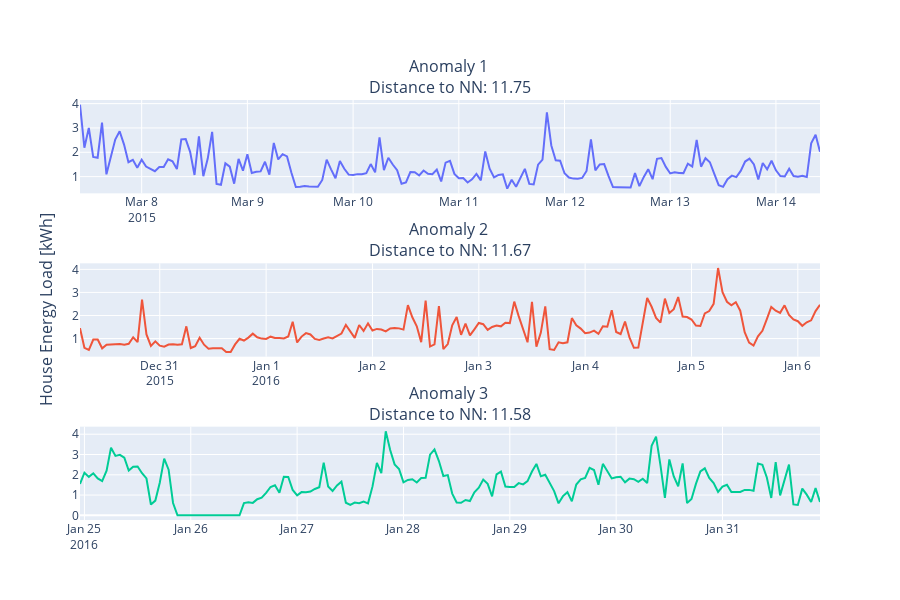

Write notebook code for a chart like this one.
### Code cell
names = []
for i in discord_indexes:
    idx = i[0][0]
    dist = round(load_mp[:, 0][idx], 2)
    names.append(dist)

fig = make_subplots(rows=3, cols=1,
                    subplot_titles=[f"Anomaly 1 <br>Distance to NN: {names[0]}", f"Anomaly 2 <br>Distance to NN: {names[1]}",
                                    f"Anomaly 3 <br>Distance to NN: {names[2]}"]
                    )

row = 1
col = 1

for i in discord_indexes:
    idx = i[0][0]
    fig.add_trace(go.Scatter(
        x=load_df[idx: idx+m].index,
        y=load_df[idx: idx+m],
        mode="lines"
    ), row=row, col=col)
    row += 1


fig.update_layout(height=600, showlegend=False)

fig.update_yaxes(title_text='House Energy Load [kWh]', title_font=dict(size=16), row=2, col=1)

fig.show()

### Figure 1 — Plotly figure (JSON) as saved in the notebook; plotly's stock layout.template omitted (floating-point values rounded to 4 significant figures; data arrays with more than 128 entries replaced by an {"elided": "..."} marker saying what was removed)
{"data": [{"mode": "lines", "x": {"elided": "168 str values"}, "y": {"elided": "168 float values"}, "type": "scatter", "xaxis": "x", "yaxis": "y"}, {"mode": "lines", "x": {"elided": "168 str values"}, "y": {"elided": "168 float values"}, "type": "scatter", "xaxis": "x2", "yaxis": "y2"}, {"mode": "lines", "x": {"elided": "168 str values"}, "y": {"elided": "168 float values"}, "type": "scatter", "xaxis": "x3", "yaxis": "y3"}], "layout": {"xaxis": {"anchor": "y", "domain": [0.0, 1.0]}, "yaxis": {"anchor": "x", "domain": [0.7778, 1.0]}, "xaxis2": {"anchor": "y2", "domain": [0.0, 1.0]}, "yaxis2": {"anchor": "x2", "domain": [0.3889, 0.6111], "title": {"font": {"size": 16}, "text": "House Energy Load [kWh]"}}, "xaxis3": {"anchor": "y3", "domain": [0.0, 1.0]}, "yaxis3": {"anchor": "x3", "domain": [0.0, 0.2222]}, "annotations": [{"font": {"size": 16}, "showarrow": false, "text": "Anomaly 1 <br>Distance to NN: 11.75", "x": 0.5, "xanchor": "center", "xref": "paper", "y": 1.0, "yanchor": "bottom", "yref": "paper"}, {"font": {"size": 16}, "showarrow": false, "text": "Anomaly 2 <br>Distance to NN: 11.67", "x": 0.5, "xanchor": "center", "xref": "paper", "y": 0.6111, "yanchor": "bottom", "yref": "paper"}, {"font": {"size": 16}, "showarrow": false, "text": "Anomaly 3 <br>Distance to NN: 11.58", "x": 0.5, "xanchor": "center", "xref": "paper", "y": 0.2222, "yanchor": "bottom", "yref": "paper"}], "height": 600, "showlegend": false}}
